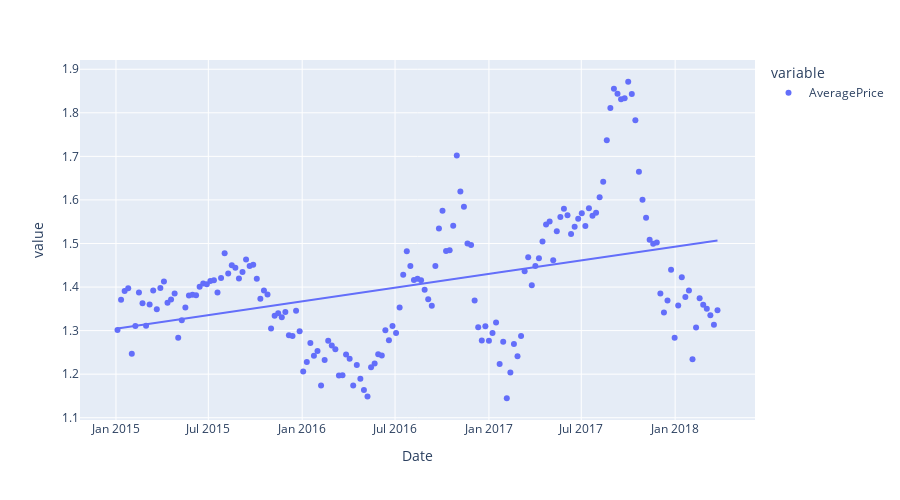

Source (notebook cell):
### Code cell
mean_price = df[['Date', 'AveragePrice']].groupby('Date')['AveragePrice'].mean()

px.scatter(
    mean_price,
    height = 500,
    trendline='ols'
)

### Figure 1 — Plotly figure (JSON) as saved in the notebook; plotly's stock layout.template omitted (floating-point values rounded to 4 significant figures; data arrays with more than 128 entries replaced by an {"elided": "..."} marker saying what was removed)
{"data": [{"hovertemplate": "variable=AveragePrice<br>Date=%{x}<br>value=%{y}<extra></extra>", "legendgroup": "AveragePrice", "marker": {"color": "#636efa", "symbol": "circle"}, "mode": "markers", "name": "AveragePrice", "orientation": "v", "showlegend": true, "type": "scatter", "x": {"elided": "169 str values"}, "xaxis": "x", "y": {"elided": "169 float values"}, "yaxis": "y"}, {"hovertemplate": "<b>OLS trendline</b><br>value = 1.98622e-09 * Date + -1.51601<br>R<sup>2</sup>=0.150103<br><br>variable=AveragePrice<br>Date=%{x}<br>value=%{y} <b>(trend)</b><extra></extra>", "legendgroup": "AveragePrice", "marker": {"color": "#636efa", "symbol": "circle"}, "mode": "lines", "name": "AveragePrice", "showlegend": false, "type": "scatter", "x": {"elided": "169 str values"}, "xaxis": "x", "y": {"elided": "169 float values"}, "yaxis": "y"}], "layout": {"height": 500, "legend": {"title": {"text": "variable"}, "tracegroupgap": 0}, "margin": {"t": 60}, "xaxis": {"anchor": "y", "domain": [0, 1], "title": {"text": "Date"}}, "yaxis": {"anchor": "x", "domain": [0, 1], "title": {"text": "value"}}}}
